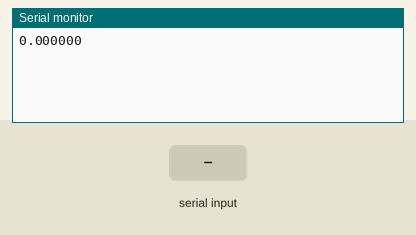
Simulated run of this sketch. Board: Particle Photon. Shown: the last lines printed to the serial monitor. Inputs (shaded band) come from the test bench.

Above: at 1.2 s.
1.3 s: "90,45\n" received over Serial
At 1.8 s:
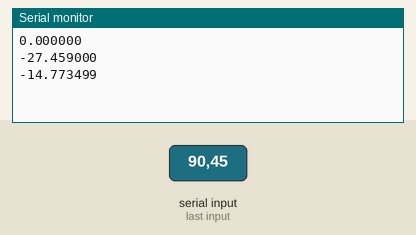
2.8 s: "30,150\n" received over Serial
At 3.6 s:
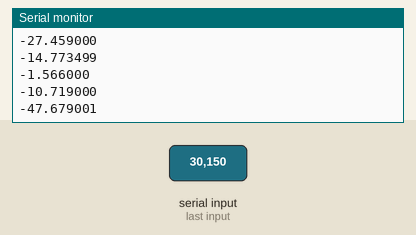
Timing chart, 0 to 5.8 s (numbered marks = the images above; inputs shaded):
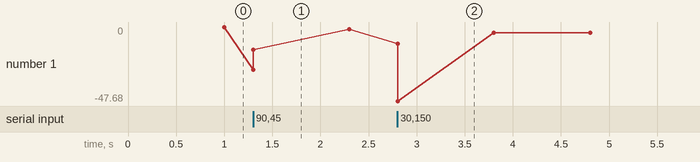

The sketch:

PI_Dahlin.ino
```cpp
float uk=0,uk1=0,ek=0,ek1=0;
void setup() {
  // put your setup code here, to run once:
Serial.begin(115200);
}

void loop() {

ek1=ek; // guardo el error anterior
ek=Serial.parseFloat(); // recibo error flotante

//tiempo2=millis();
//if (tiempo2=tm){
//uk1=uk; // guardo el valor anterior
//uk=uk1-0.3051*ek+0.2935*ek1; // ley de control
//}

uk1=uk; // guardo el valor anterior
uk=uk1-0.3051*ek+0.2935*ek1; // ley de control
Serial.println(uk,6); // envio 6 decimales
}
```

Measured:
- after the input at 1.3 s, the serial monitor: prints a new line at once (image 1)
- after the input at 2.8 s, the serial monitor: prints a new line at once (image 2)
- plotted number 1: 0 → -1.57 after the input at 1.3 s, -1.57 → -3.65 after the input at 2.8 s
